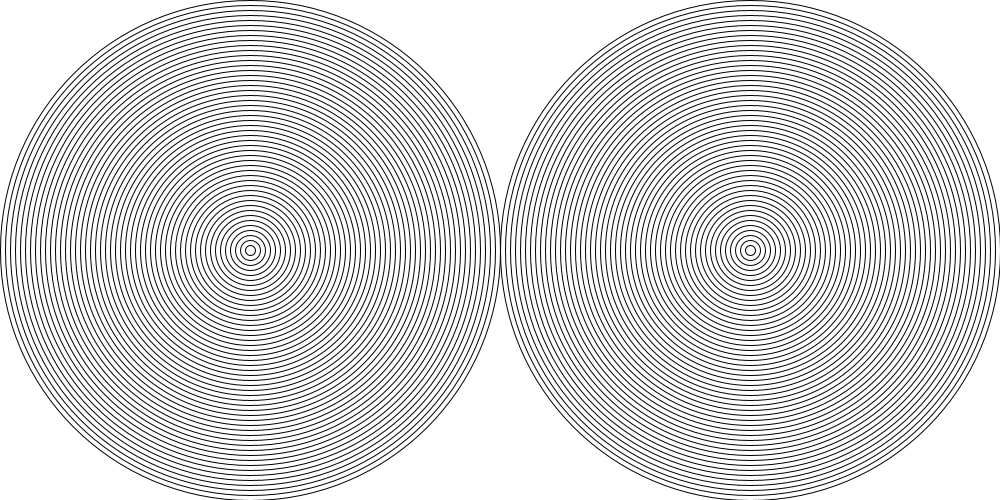
Frame 1 (no input)
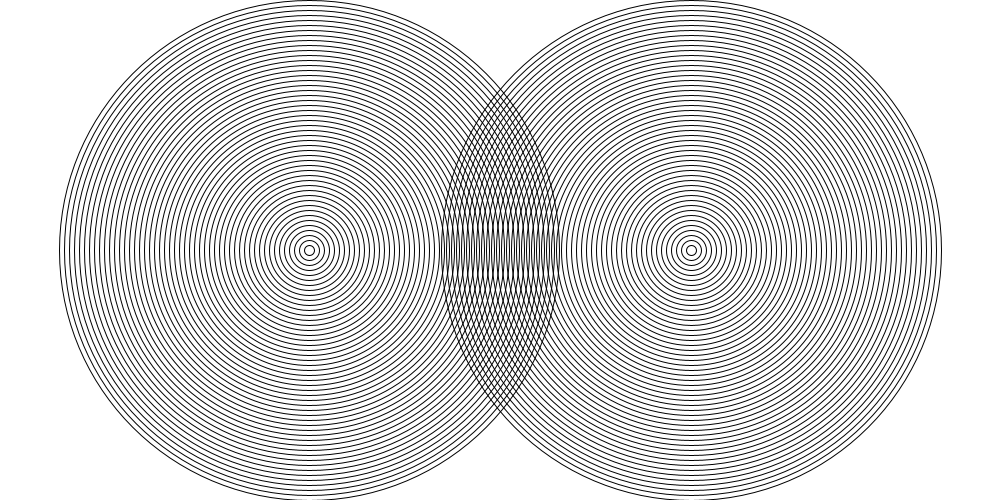
Frame 60 (the mouse pressed at the canvas centre just before this capture)
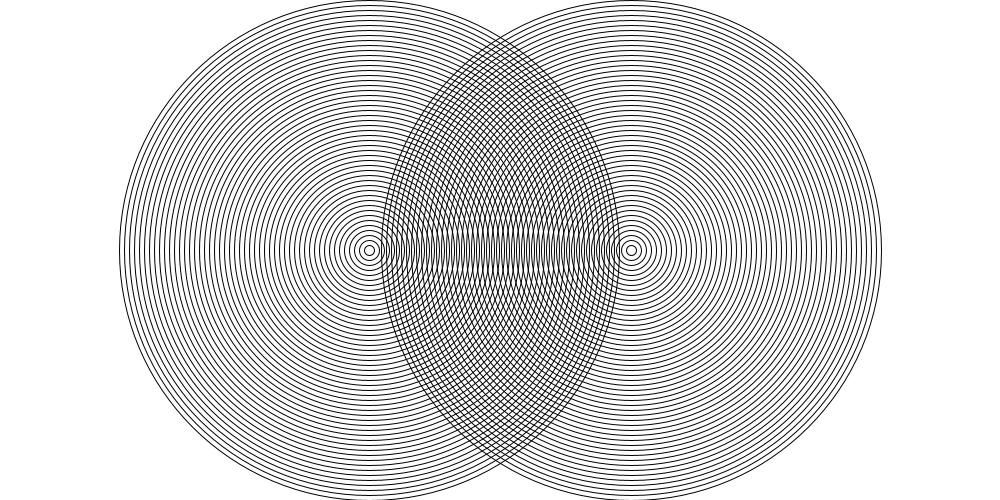
Frame 120 (the mouse held since frame 60 and released just before this capture)

The Processing sketch that drew these frames (run headless with seeded random() and noise(); from frame 60 on, the mouse is pressed at the canvas centre):

// Processing sketch: amazing_rings
// ── amazing_rings.pde
int target = 500;
int move = 250;
int omove = 750;
int movey = 250;

void setup(){
   size(1000,500); 
}

void draw(){
background(255,255,255);
    
 for(int  i=50; i>=0;i--){
   if(i%2==0){
     noFill();
     ellipse(move,movey,i*10, i*10);
     target=target-50;
      }
      
      else{ 
      noFill();
      ellipse(move,movey,i*10, i*10);
      }
 
 }
 
  for(int  o=50; o>=0;o--){
   if(o%2==0){
     noFill();
     ellipse(omove,movey,o*10, o*10);
     target=target-50;
      }
      
      else{ 
      noFill();
      ellipse(omove,movey,o*10, o*10);
      }
 
 }
 move++;
 omove--;
 
 if(move==750){
  move=250; 
 }
 
  if(omove==250){
  omove=750; 
 }
 
 
}
